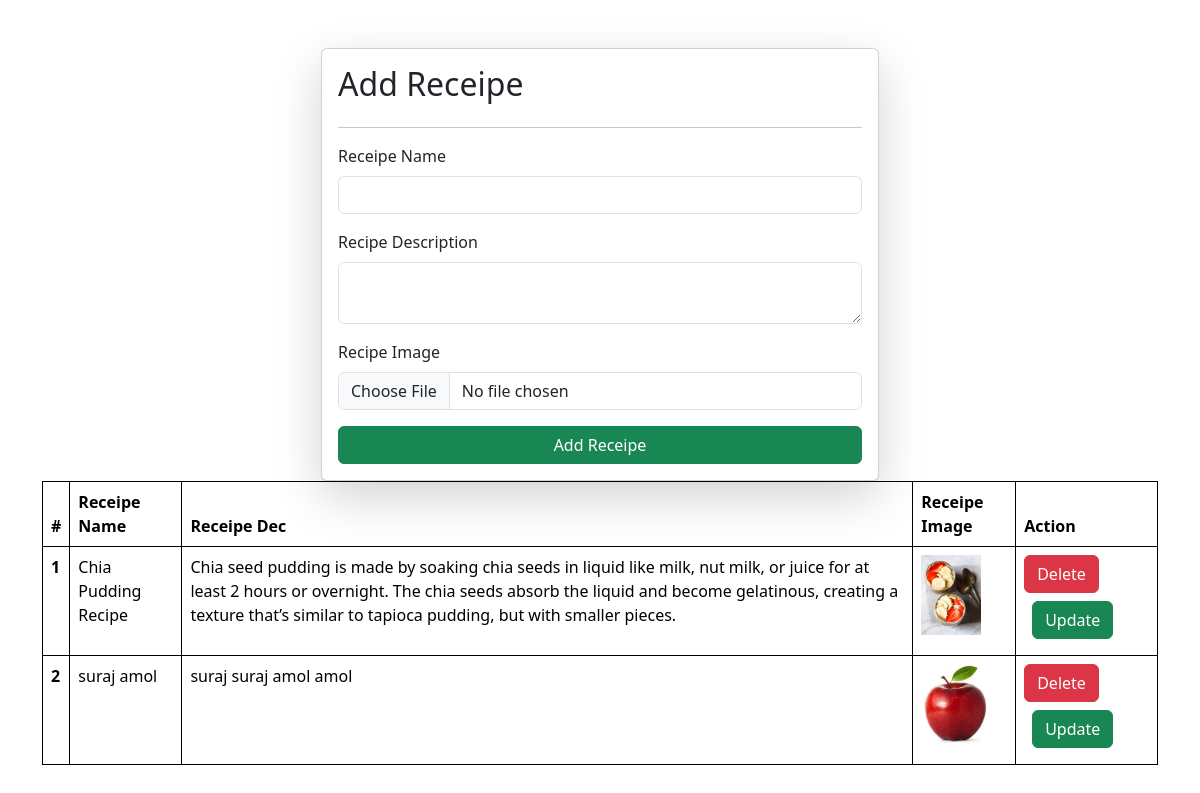
Screenshot of /receipes/ with the database file from the repository.
### vege/models.py (models this page shows)
class Receipe(models.Model):
    receipe_name = models.CharField(max_length=100)
    receipe_decription = models.TextField()
    receipe_image = models.ImageField(upload_to="receipe")

### vege/views.py (the view, shortened to what this page needs)
# urls.py: path('receipes/', receipes , name="receipes"),
def receipes(request):
    queryset = Receipe.objects.all()
    context = {"receipe": queryset}
    return render(request, "receipes.html", context)

### vege/templates/receipes.html (shortened to what this page needs)
{% extends "base.html" %}
{% block start %}
<div class="container mt-5">
    <form class = "col-6 mx-auto card p-3 shadow-lg" method="post" enctype="multipart/form-data">
        <h2>Add Receipe</h2>
        <hr>
        <div class="mb-3">
          <label for="exampleInputEmail1" class="form-label">Receipe Name</label>
          <input type="text" name="receipe_name" required class="form-control" >
        </div>
        <div class="mb-3">
          <label for="exampleInputPassword1"  class="form-label">Recipe Description</label>
          <textarea class="form-control" name="receipe_decription" required></textarea>
        </div>
        <div class="mb-3">
            <label for="exampleInputPassword1" class="form-label">Recipe Image</label>
            <input name="receipe_image" type="file" class="form-control" >
          </div>
        <button type="submit" class="btn btn-success">Add Receipe</button>
      </form>
    <table class="table">
      <thead>
        <tr>
          <th scope="col">#</th>
          <th scope="col">Receipe Name</th>
          <th scope="col">Receipe Dec</th>
          <th scope="col">Receipe Image</th>
          <th scope="col">Action</th>
        </tr>
      </thead>
      <tbody>
        {% for rec in receipe %}
        <tr>
          <th scope="row">{{forloop.counter}}</th>
          <td>{{rec.receipe_name}}</td>
          <td>{{rec.receipe_decription}}</td>
          <td>
            <img src="/media/{{rec.receipe_image}}" style="height: 80px;"></img>
          </td>
          <td>
            <a href= "/delete-receipe/{{rec.id}}/" class="btn btn-danger">Delete<a>
              <a href= "/update-receipe/{{rec.id}}/" class="btn btn-success m-2">Update<a></a>
          </td>
        </tr>
        {% endfor %}
      </tbody>
    </table>
</div>
{% endblock %}

### home/templates/base.html (style rules this page uses)
table, th, td { border: 1px solid black; }

### rows the page displays
Receipe: receipe_name "Chia Pudding Recipe", receipe_decription "Chia seed pudding is made by soaking chia seeds in liquid like milk, nut milk, or juice for at least 2 hours or overnight. The chia seeds absorb the liquid and become gelatinous, creating a texture that’s similar to tapioca pudding, but with smaller pieces.", receipe_image (picture)
Receipe: receipe_name "suraj amol", receipe_decription "suraj suraj amol amol", receipe_image (picture)
